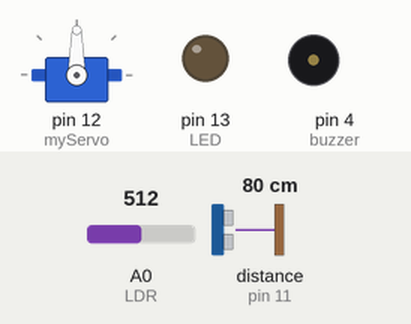
Simulated run of this sketch. Board: Arduino Uno, built with avr-gcc and run on an emulated ATmega328P. Parts: servo, output pins drawn as LEDs (lit = HIGH), buzzer (waves = sounding). Wiring (inferred from the names in the program): ultrasonic range finder: trigger pin 10; echo pin 11. Inputs (shaded band) come from the test bench; at power-on: distance to the obstacle (sensor on pin 11) 80 cm, A0 (LDR) = 512. The echo pulse lasts 58.3 µs per cm; pins used as bus, display or sensor lines are not drawn; what the sketch prints to the serial monitor is not drawn.

Above: at 1.1 s.
2.9 s: distance to the obstacle (sensor on pin 11) set to 2 cm
At 3.5 s:
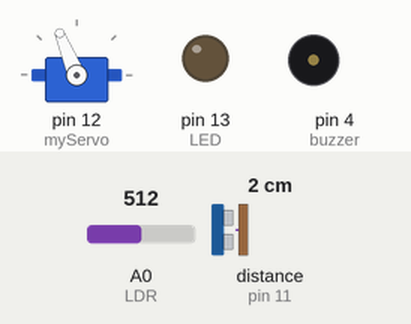
6.4 s: A0 (LDR) set to 108
At 8.8 s:
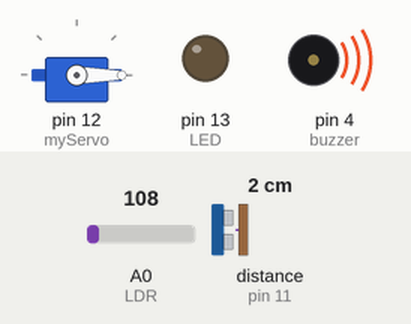
11.2 s: A0 (LDR) set to 91
At 20.0 s:
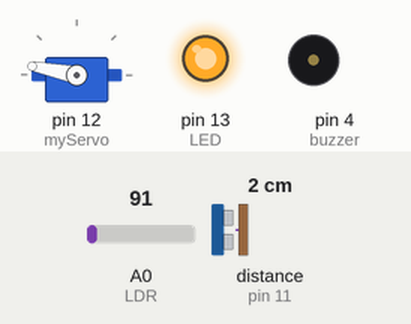
22.8 s: distance to the obstacle (sensor on pin 11) set to 250 cm
Timing chart, 0 to 27.3 s (numbered marks = the images above; inputs shaded):
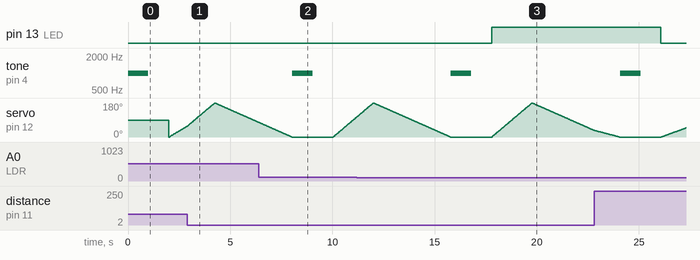

Measured:
- the behaviour switches between 100 and 99 on A0 (LDR) (found by bisection; images 2 and 3)
- after the input at 11.2 s, pin 13 (LED): LOW → HIGH after 6.6 s
- after the input at 22.8 s, pin 13 (LED): HIGH → LOW after 3.3 s

The sketch:

finaaaaaal.ino
```cpp
#include <Servo.h>
int buzzer = 4;
int x;
Servo myServo;
int LED = 13;
int LED3 = 9;
const int Echo = 11;
const int Trig = 10;
int LDR = A0;
long Duration;
int Distance;
int Light;
int pos = 0;
void setup() {
  pinMode(buzzer, OUTPUT);
  Serial.begin(9600);
  pinMode(Trig, OUTPUT);
  pinMode(Echo, INPUT);
  myServo.attach(12);
  pinMode(LED, OUTPUT);
  pinMode(LDR, INPUT);

}
void loop() {
if (x==0){
  tone(buzzer, 1000); // Send 1KHz sound signal...
  delay(1000);
  noTone(buzzer);     // Stop sound...
  delay(1000); }
else{
    noTone(buzzer);}

 Light = analogRead(LDR);
  if (Light < 100 && Distance <= 10){
    digitalWrite(LED, HIGH);
    digitalWrite(LED3, HIGH);
    Serial.println("Night Mode Is On");

 }else {
  digitalWrite(LED, LOW);
  digitalWrite(LED3, LOW);
  Serial.println(" light Mode Is On ");
  }

  for(int pos=0; pos <= 180 ; pos++){
  myServo.write(pos);
  delay(10);
  Distance = Add_Distance();
  Serial.print(pos);
  Serial.print("  ");
  Serial.print(Distance);
  }

  for(int pos = 180 ; pos >= 0 ; pos--){
  myServo.write(pos);
  delay(20);
  Distance = Add_Distance();
  Serial.print(pos);
  Serial.print("  ");
  Serial.print(Distance);
  }

}

int Add_Distance(){
  digitalWrite(Trig, LOW);
  delayMicroseconds(2);
  digitalWrite(Trig, HIGH);
  delayMicroseconds(20);
  digitalWrite(Trig, LOW);
  Duration = pulseIn(Echo, HIGH);
  Distance= Duration*0.034/2;
  return Distance;
}
```
